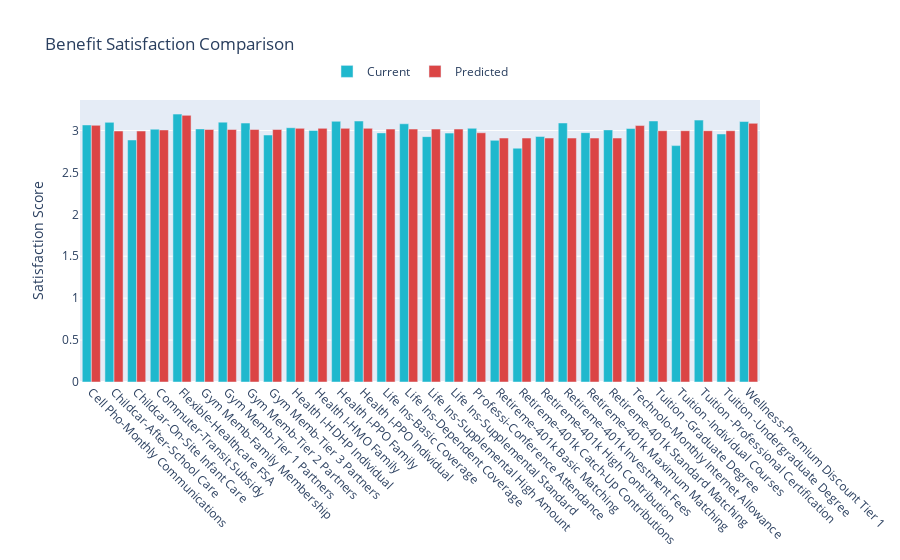

Notebook code cell kept with this figure:
### Code cell
import pandas as pd
import plotly.graph_objects as go

# Load data (fetch the csv file)
df = pd.read_csv('kpi_benefit_table1.csv')

# Combine BenefitType and BenefitSubType (truncate if necessary)
def combine_label(row):
    bt = str(row['BenefitType'])[:8]  # 8 + 6 + 1 = 15 or less
    bst = str(row['BenefitSubType'])[:]
    comb = f"{bt}-{bst}"
    return comb[:]

# Apply label creation
df['BenefitLabel'] = df.apply(combine_label, axis=1)

# Truncate to only what's needed for the grouped bar chart
bar_labels = df['BenefitLabel']
current = df['CurrentSatisfaction']
predicted = df['PredictedSatisfaction']

# Abbreviate numbers for hover
f = lambda x: f"{x/1e3:.2f}k" if abs(x) >= 1000 else f"{x:.2f}"
current_hover = df['CurrentSatisfaction'].apply(f)
predicted_hover = df['PredictedSatisfaction'].apply(f)

colors = ['#1FB8CD', '#DB4545']

fig = go.Figure()
fig.add_trace(go.Bar(
    x=bar_labels,
    y=current,
    name='Current',
    marker_color=colors[0],
    customdata=current_hover,
    hovertemplate='Current: %{customdata}<extra></extra>',
    cliponaxis=False,
))
fig.add_trace(go.Bar(
    x=bar_labels,
    y=predicted,
    name='Predicted',
    marker_color=colors[1],
    customdata=predicted_hover,
    hovertemplate='Predicted: %{customdata}<extra></extra>',
    cliponaxis=False,
))

fig.update_layout(
    barmode='group',
    title_text='Benefit Satisfaction Comparison',
    xaxis_title=None,
    yaxis_title='Satisfaction Score',
    legend=dict(orientation='h', yanchor='bottom', y=1.05, xanchor='center', x=0.5),
)
fig.update_xaxes(tickangle=45, automargin=True)


fig.show()

### Figure 1 — Plotly figure (JSON) as saved in the notebook; plotly's stock layout.template omitted (floating-point values rounded to 4 significant figures)
{"data": [{"cliponaxis": false, "customdata": ["3.07", "3.10", "2.89", "3.02", "3.20", "3.02", "3.10", "3.09", "2.95", "3.03", "3.00", "3.11", "3.11", "2.97", "3.08", "2.93", "2.97", "3.03", "2.88", "2.79", "2.93", "3.09", "2.97", "3.01", "3.02", "3.11", "2.82", "3.12", "2.96", "3.11"], "hovertemplate": "Current: %{customdata}<extra></extra>", "marker": {"color": "#1FB8CD"}, "name": "Current", "type": "bar", "x": ["Cell Pho-Monthly Communications", "Childcar-After-School Care", "Childcar-On-Site Infant Care", "Commuter-Transit Subsidy", "Flexible-Healthcare FSA", "Gym Memb-Family Membership", "Gym Memb-Tier 1 Partners", "Gym Memb-Tier 2 Partners", "Gym Memb-Tier 3 Partners", "Health I-HDHP Individual", "Health I-HMO Family", "Health I-PPO Family", "Health I-PPO Individual", "Life Ins-Basic Coverage", "Life Ins-Dependent Coverage", "Life Ins-Supplemental High Amount", "Life Ins-Supplemental Standard", "Professi-Conference Attendance", "Retireme-401k Basic Matching", "Retireme-401k Catch-Up Contributions", "Retireme-401k High Contribution", "Retireme-401k Investment Fees", "Retireme-401k Maximum Matching", "Retireme-401k Standard Matching", "Technolo-Monthly Internet Allowance", "Tuition -Graduate Degree", "Tuition -Individual Courses", "Tuition -Professional Certification", "Tuition -Undergraduate Degree", "Wellness-Premium Discount Tier 1"], "y": [3.066, 3.097, 2.887, 3.015, 3.195, 3.019, 3.1, 3.088, 2.946, 3.033, 3.0, 3.11, 3.113, 2.971, 3.08, 2.927, 2.969, 3.026, 2.882, 2.789, 2.929, 3.089, 2.974, 3.007, 3.024, 3.114, 2.82, 3.124, 2.958, 3.107]}, {"cliponaxis": false, "customdata": ["3.06", "2.99", "2.99", "3.01", "3.18", "3.01", "3.01", "3.01", "3.01", "3.03", "3.03", "3.03", "3.03", "3.02", "3.02", "3.02", "3.02", "2.97", "2.91", "2.91", "2.91", "2.91", "2.91", "2.91", "3.06", "3.00", "3.00", "3.00", "3.00", "3.09"], "hovertemplate": "Predicted: %{customdata}<extra></extra>", "marker": {"color": "#DB4545"}, "name": "Predicted", "type": "bar", "x": ["Cell Pho-Monthly Communications", "Childcar-After-School Care", "Childcar-On-Site Infant Care", "Commuter-Transit Subsidy", "Flexible-Healthcare FSA", "Gym Memb-Family Membership", "Gym Memb-Tier 1 Partners", "Gym Memb-Tier 2 Partners", "Gym Memb-Tier 3 Partners", "Health I-HDHP Individual", "Health I-HMO Family", "Health I-PPO Family", "Health I-PPO Individual", "Life Ins-Basic Coverage", "Life Ins-Dependent Coverage", "Life Ins-Supplemental High Amount", "Life Ins-Supplemental Standard", "Professi-Conference Attendance", "Retireme-401k Basic Matching", "Retireme-401k Catch-Up Contributions", "Retireme-401k High Contribution", "Retireme-401k Investment Fees", "Retireme-401k Maximum Matching", "Retireme-401k Standard Matching", "Technolo-Monthly Internet Allowance", "Tuition -Graduate Degree", "Tuition -Individual Courses", "Tuition -Professional Certification", "Tuition -Undergraduate Degree", "Wellness-Premium Discount Tier 1"], "y": [3.061, 2.994, 2.994, 3.006, 3.18, 3.012, 3.012, 3.012, 3.012, 3.025, 3.025, 3.025, 3.025, 3.017, 3.017, 3.017, 3.017, 2.973, 2.91, 2.91, 2.91, 2.91, 2.91, 2.91, 3.059, 2.997, 2.997, 2.997, 2.997, 3.085]}], "layout": {"barmode": "group", "legend": {"orientation": "h", "x": 0.5, "xanchor": "center", "y": 1.05, "yanchor": "bottom"}, "title": {"text": "Benefit Satisfaction Comparison"}, "xaxis": {"automargin": true, "tickangle": 45, "title": {}}, "yaxis": {"title": {"text": "Satisfaction Score"}}}}
